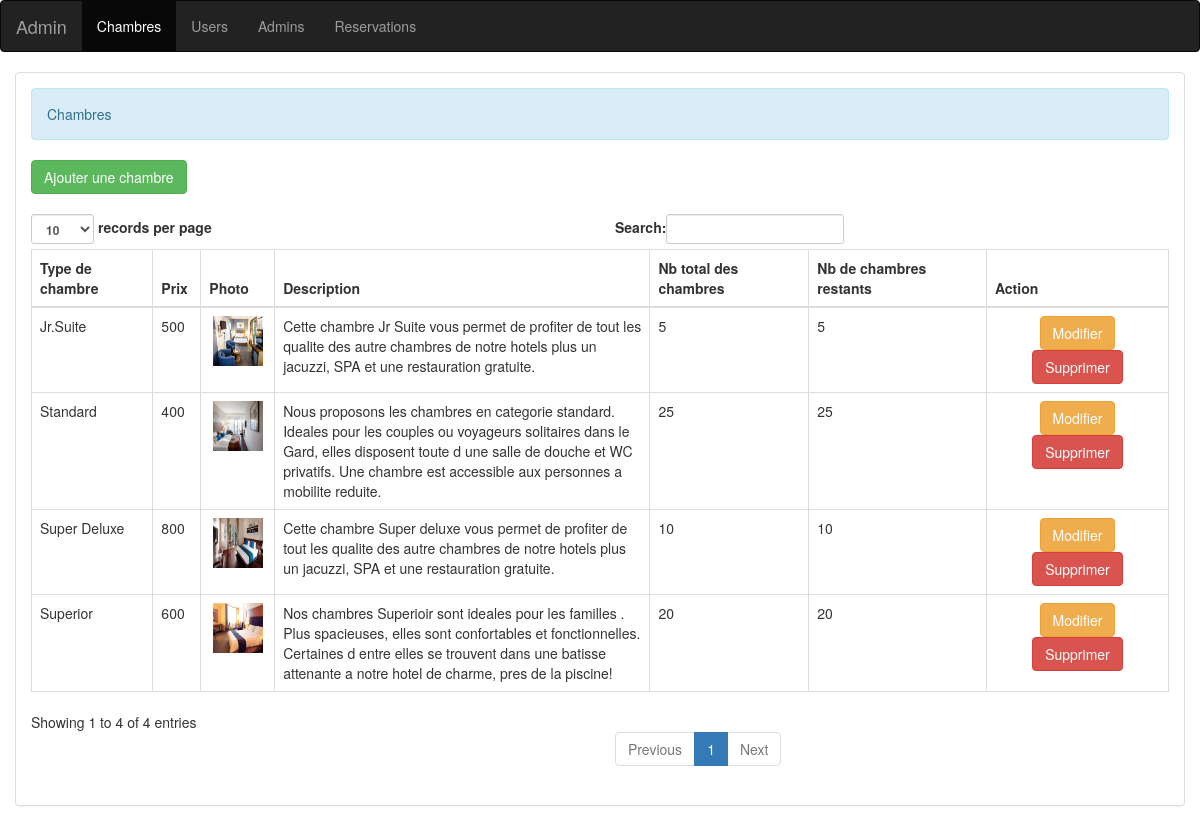
The app's page /admin/chambre.php (signed in) with its own data.
### tables this page shows
CREATE TABLE IF NOT EXISTS `chambre` (
  `id_chambre` int(11) NOT NULL AUTO_INCREMENT,
  `type` varchar(30) NOT NULL,
  `nb_chambres` int(11) NOT NULL,
  `nb_chambres_total` int(11) NOT NULL,
  `prix` varchar(10) NOT NULL,
  `photo` varchar(50) NOT NULL,
  `description` text NOT NULL,
  PRIMARY KEY (`id_chambre`)
);

### admin/chambre.php (the view, shortened to what this page needs)
<!DOCTYPE html>
<html lang="en">
    <head>
        <link rel = "stylesheet" type = "text/css" href = "../css/bootstrap.css " />
		<link rel = "stylesheet" type = "text/css" href = "../css/admin.css" />
    </head>
    <body id="page-top">
        <?php
            require_once "connect.php";
        ?>
        <nav class="navbar navbar-inverse">
            <div class="container-fluid">
                <div class="navbar-header">
                <a class="navbar-brand">Admin</a>
                </div>
                <ul class="nav navbar-nav">
                <li class="active"><a href="chambre.php">Chambres</a></li>
                <li><a href="users.php">Users</a></li>
                <li><a href="admins.php">Admins</a></li>
                <li><a href="reservation.php">Reservations</a></li>
                </ul>
            </div>
        </nav>
        <section class="page-section">
        <div class = "container-fluid">
		<div class = "panel panel-default">
			<div class = "panel-body">
				<div class = "alert alert-info">Chambres</div>
				<a class = "btn btn-success" href = "ajouter_chambre.php"> Ajouter une chambre</a>
				<br />
				<br />
				<table id = "table" class = "table table-bordered">
					<thead>
						<tr>
							<th>Type de chambre</th>
							<th>Prix</th>
							<th>Photo</th>
							<th>Description</th>
                            <th>Nb total des chambres</th>
                            <th>Nb de chambres restants</th>
                            <th>Action</th>
						</tr>
					</thead>
					<tbody>
					<?php
						$query = $conn->query("SELECT * FROM `chambre`") or die(mysqli_error());
						while($fetch = $query->fetch_array()){
					?>
						<tr>
							<td><?php echo $fetch['type']?></td>
							<td><?php echo $fetch['prix']?></td>
							<td><center><img src = "../assets/img/chambres/<?php echo $fetch['photo']?>" height = "50" width = "50"/></center></td>
                            <td style="width: 33%;"><?php echo $fetch['description'];?></td>
                            <td><?php echo $fetch['nb_chambres_total'];?></td>
                            <td><?php echo $fetch['nb_chambres'];?></td>
							<td><center><a class = "btn btn-warning" href = "modifier_chambre.php?id_chambre=<?php echo $fetch['id_chambre']?>">Modifier</a>
                            <a class = "btn btn-danger" onclick = "confirmationDelete(this); return false;" href = "query/supprimer_chambre.php?id_chambre=<?php echo $fetch['id_chambre']?>">Supprimer</a></center>
                        </td>
						</tr>
					<?php
						}
					?>
					</tbody>
				</table>
			</div>
		</div>
	    </div>
        </section>
    </body>
</html>

### records on screen
chambre: type "Standard", prix "400", photo (picture), description "Nous proposons les chambres en categorie standard. Ideales pour les couples ou voyageurs solitaires dans le Gard, elles disposent toute d une salle de douche et WC privatifs. Une chambre est accessible aux personnes a mobilite reduite.", nb_chambres_total "25", nb_chambres "25"
chambre: type "Superior", prix "600", photo (picture), description "Nos chambres Superioir sont ideales pour les familles . Plus spacieuses, elles sont confortables et fonctionnelles. Certaines d entre elles se trouvent dans une batisse attenante a notre hotel de charme, pres de la piscine!", nb_chambres_total "20", nb_chambres "20"
chambre: type "Super Deluxe", prix "800", photo (picture), description "Cette chambre Super deluxe vous permet de profiter de tout les qualite des autre chambres de notre hotels plus un jacuzzi, SPA et une restauration gratuite.", nb_chambres_total "10", nb_chambres "10"
chambre: type "Jr.Suite", prix "500", photo (picture), description "Cette chambre Jr Suite vous permet de profiter de tout les qualite des autre chambres de notre hotels plus un jacuzzi, SPA et une restauration gratuite.", nb_chambres_total "5", nb_chambres "5"
